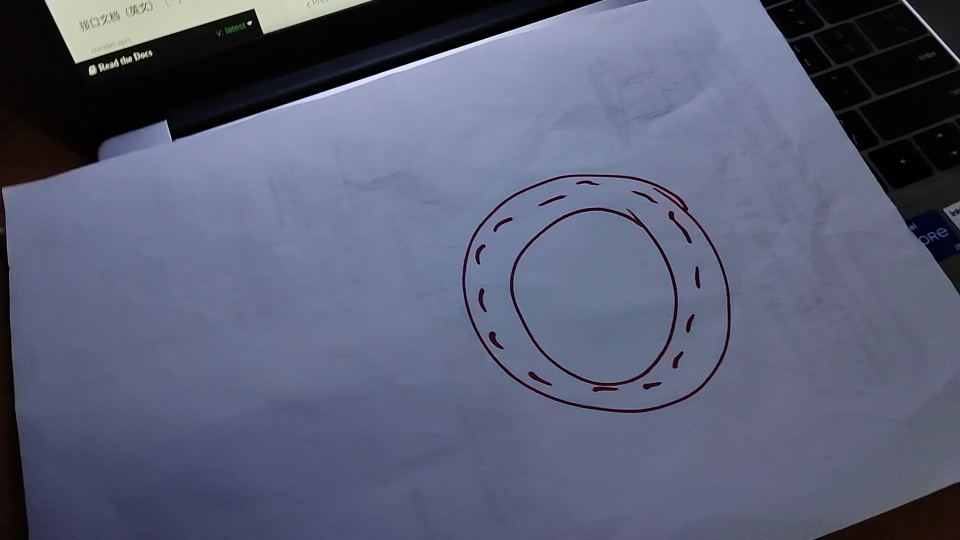
#> input picture img/0.jpg, 1920 x 1080 px, found by its file name (shown at 1/2 size)
$ python orb_test_2.py
#> lines starting #> are read from the running program, lines starting #| are printed output that depends on the picture
# 将orb_test.py中代码改写用于摄像头0的实时匹配
# 匹配的目标图像为../img/0.jpg
# 被匹配的图像为摄像头0的实时图像

import cv2

# 读取图像
img1 = cv2.imread('./img/0.jpg', 0)
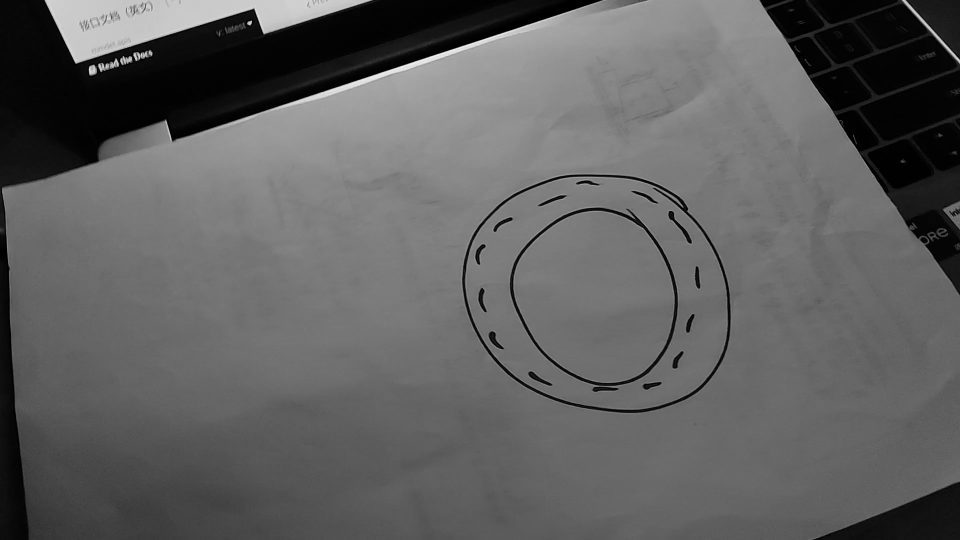
#> img1: shape (1080, 1920) (shown at 1/2 size); min 0, max 250, mean 96

# ORB特征检测器
orb = cv2.ORB_create()

# 检测关键点和描述符
kp1, des1 = orb.detectAndCompute(img1, None)
#> kp1 = 500 keypoints; strongest (x, y, size): (502, 43, 31), (498, 49, 44.6), (188, 140, 92.6), (495, 46, 44.6)

# 暴力匹配
bf = cv2.BFMatcher(cv2.NORM_HAMMING, crossCheck=True)

# 创建VideoCapture对象
cap = cv2.VideoCapture(0)

while True:
    # 读取摄像头图像
    ret, img2 = cap.read()
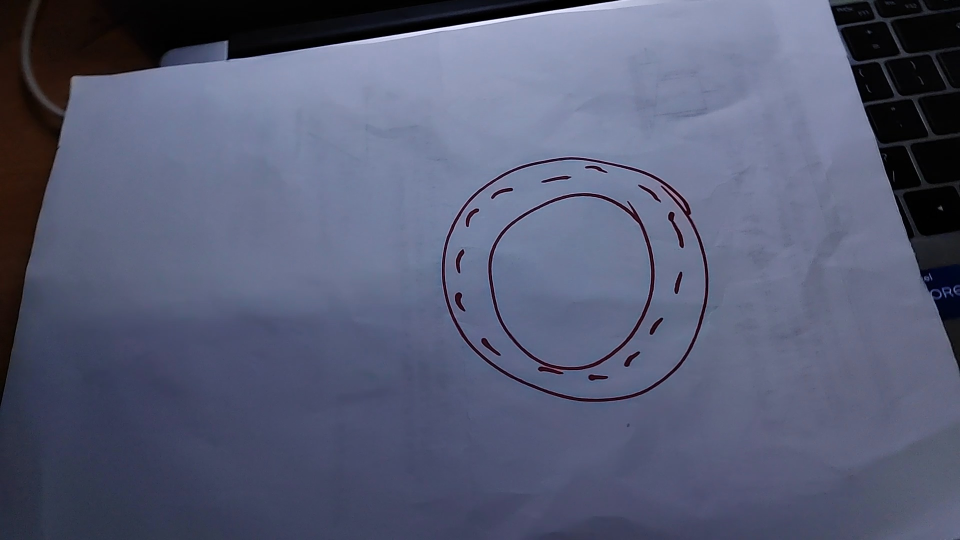
#> input picture img/10.jpg, 1920 x 1080 px, given in place of the camera (shown at 1/2 size)
#> img2 is the input picture: shape (1080, 1920, 3); mean B, G, R 116.8, 92.4, 87.3

    # 转为灰度图像
    img2 = cv2.cvtColor(img2, cv2.COLOR_BGR2GRAY)
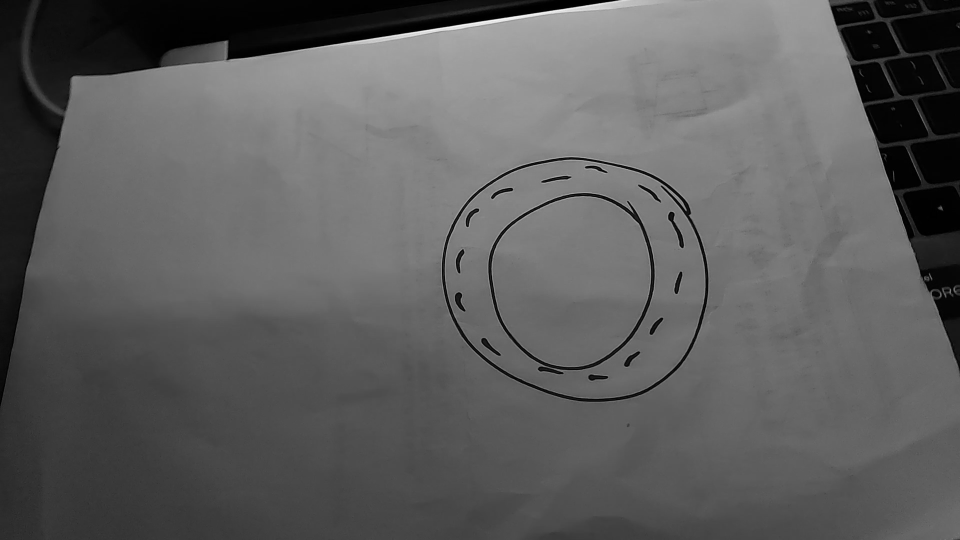
#> img2: shape (1080, 1920) (shown at 1/2 size); min 0, max 252, mean 93.6

    # 检测关键点和描述符
    kp2, des2 = orb.detectAndCompute(img2, None)
#> kp2 = 500 keypoints; strongest (x, y, size): (1024, 378, 31), (935, 452, 31), (1171, 334, 31), (957, 419, 31)

    # 匹配描述符
    matches = bf.match(des1, des2)
#> matches = 130 matches

    # 按照距离排序
    matches = sorted(matches, key=lambda x: x.distance)

    # 绘制前10个匹配
    img3 = cv2.drawMatches(img1, kp1, img2, kp2, matches[:10], None, flags=2)
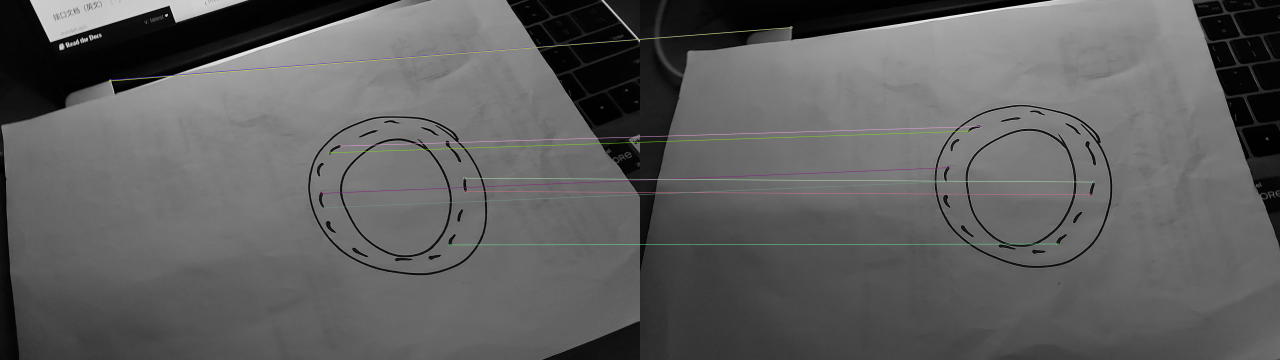
#> img3: shape (1080, 3840, 3) (shown at 1/3 size); mean of channels 0, 1, 2 95, 95.2, 95.2; drawn as B, G, R

    # 缩小图像
    img3 = cv2.resize(img3, (0, 0), fx=0.3, fy=0.3)
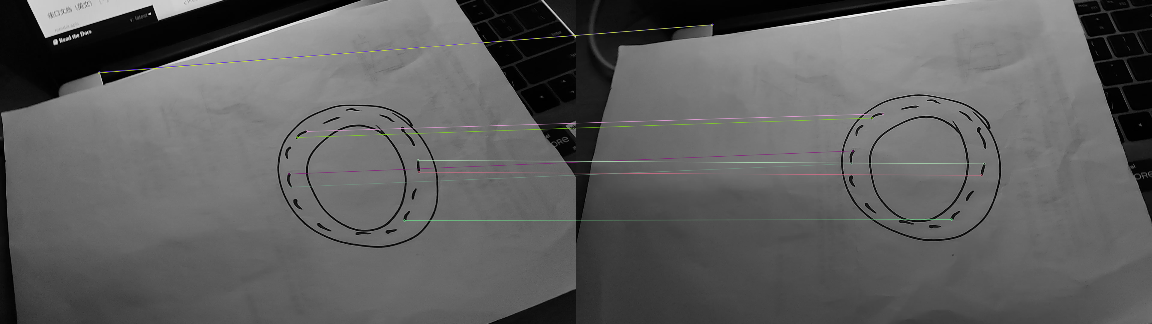
#> img3: shape (324, 1152, 3); mean of channels 0, 1, 2 95, 95.1, 95.2; drawn as B, G, R

    # 用cv2.imshow()显示图像
    cv2.imshow('img3', img3)

    # 按下q键退出
    if cv2.waitKey(1) & 0xFF == ord('q'):
#> (key q is pressed here)
        break

# 释放VideoCapture对象
cap.release()

# 关闭所有窗口
cv2.destroyAllWindows()
